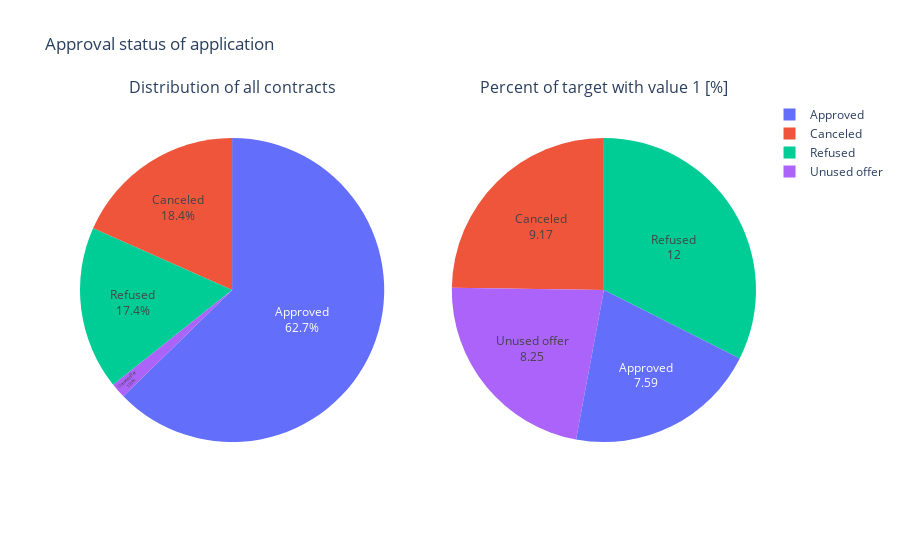

This figure's notebook cell:
### Code cell
pie(previous_application_filtered,'NAME_CONTRACT_STATUS','Approval status of application')

### Figure 1 — Plotly figure (JSON) as saved in the notebook; plotly's stock layout.template omitted (floating-point values rounded to 4 significant figures)
{"data": [{"domain": {"x": [0, 0.45], "y": [0, 1]}, "hole": 0, "labels": ["Approved", "Canceled", "Refused", "Unused offer"], "textinfo": "label+percent", "textposition": "inside", "type": "pie", "values": [886099, 259441, 245390, 22771]}, {"domain": {"x": [0.55, 1], "y": [0, 1]}, "hole": 0, "hoverinfo": "label+value", "labels": ["Approved", "Canceled", "Refused", "Unused offer"], "textinfo": "label+value", "type": "pie", "values": [7.59, 9.17, 12, 8.25]}], "layout": {"annotations": [{"font": {"size": 16}, "showarrow": false, "text": "Distribution of all contracts", "x": 0.225, "xanchor": "center", "xref": "paper", "y": 1, "yanchor": "bottom", "yref": "paper"}, {"font": {"size": 16}, "showarrow": false, "text": "Percent of target with value 1 [%]", "x": 0.775, "xanchor": "center", "xref": "paper", "y": 1, "yanchor": "bottom", "yref": "paper"}], "title": {"text": "Approval status of application"}}}
